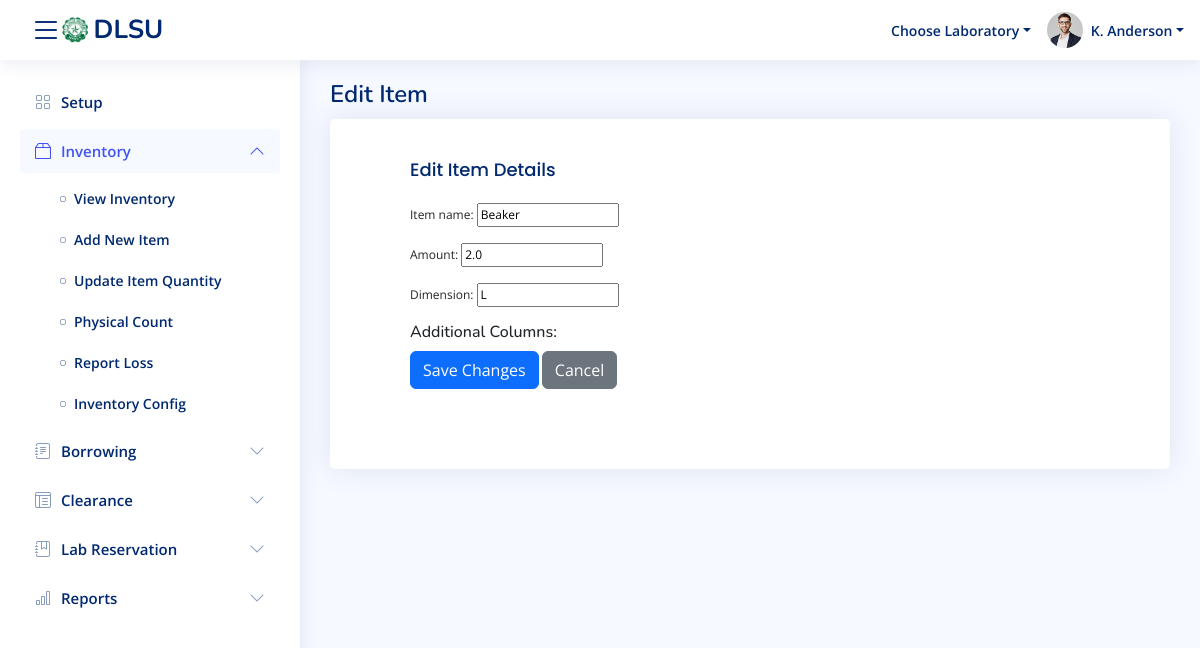
The app's page /superuser/inventory/item/edit/1/, older data.
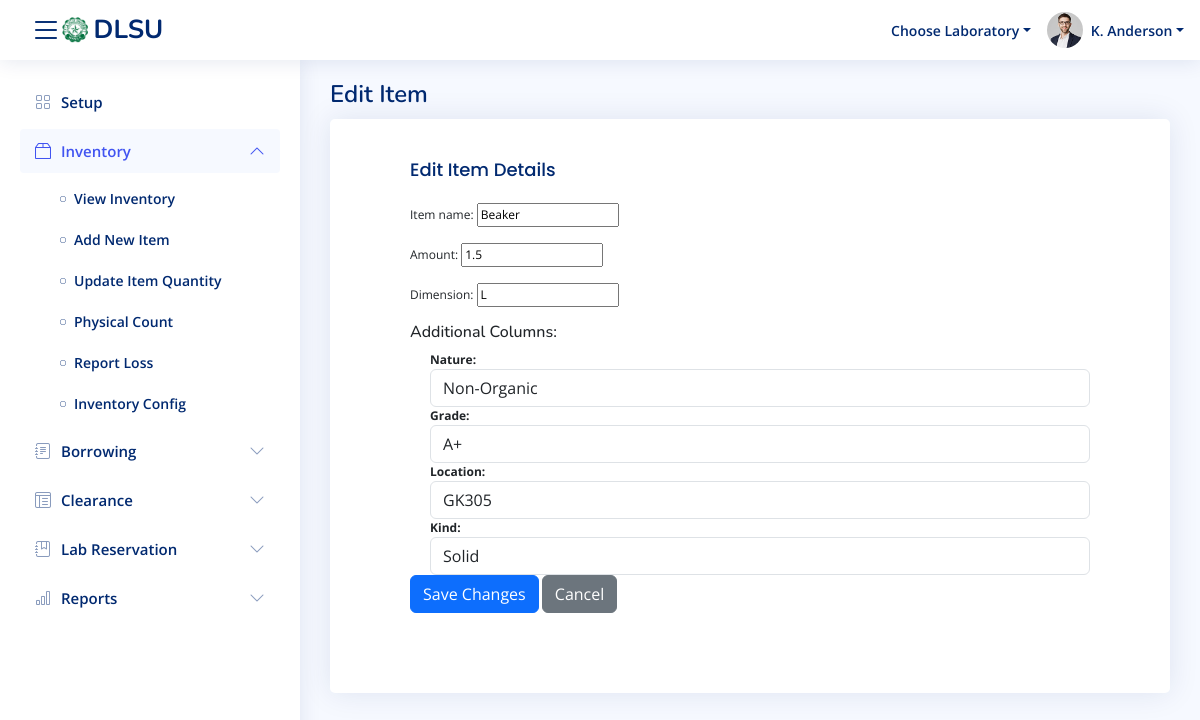
The same page, newer data.
### core/models.py (models this page shows, shortened)
class item_description(models.Model):
    item_id = models.AutoField(primary_key=True)
    laboratory = models.ForeignKey('Laboratory', on_delete=models.CASCADE, null=True, blank=True)
    item_name = models.CharField(max_length=45, null=True, blank=True)
    itemType = models.ForeignKey('item_types', on_delete=models.SET_NULL, null=True, blank=True)
    amount = models.FloatField(null=True, blank=True)
    dimension = models.CharField(max_length=10, null=True, blank=True)
    qty = models.IntegerField()
    alert_qty = models.IntegerField()
    add_cols = models.CharField(max_length=45, null=True, blank=True)
    disabled = models.BooleanField(default=False)  # New field to mark as disabled

### core/views.py (the view)
# urls.py: path('inventory/item/edit/<int:item_id>/', views.inventory_itemEdit_view, name='inventory_itemEdit_view'),
def inventory_itemEdit_view(request, item_id):
    item = get_object_or_404(item_description, item_id=item_id)
    add_cols_data = json.loads(item.add_cols) if item.add_cols else {}
    if request.method == 'POST':
        form = ItemEditForm(request.POST, instance=item)
        if form.is_valid():
            form.save()
            for label in add_cols_data.keys():
                add_cols_data[label] = request.POST.get(label, '')  # Get the updated value or set to empty
            item.add_cols = json.dumps(add_cols_data)
            item.save()
            return redirect('inventory_itemDetails_view', item_id=item_id)  # Redirect to item details after saving
    else:
        form = ItemEditForm(instance=item)
    return render(request, 'mod_inventory/inventory_itemEdit.html', {
        'form': form,
        'item': item,
        'add_cols_data': add_cols_data,  # Pass the add_cols_data to the template
    })

### core/views.py
class ItemEditForm(forms.ModelForm):
    class Meta:
        model = item_description
        fields = ['item_name', 'amount', 'dimension']

### core/context_processors.py (called while the page is built)
def labs_context(request):
    return {
        'laboratories': laboratory.objects.filter(is_available=True),
        'selected_lab_name': request.session.get('selected_lab_name')
    }

### core/templates/mod_inventory/inventory_itemEdit.html (shortened to what this page needs)
{% extends 'temp_navbar.html' %}
{% block content %}
<div class="pagetitle">
    <h1>Edit Item</h1>
</div>
<section class="section">
    <div class="row">
        <div class="col-lg-12">
            <div class="card">
                <div class="card-body">
                    <h5 class="card-title">Edit Item Details</h5>
                    <form method="POST">
                        {{ form.as_p }}
                        <h6>Additional Columns:</h6>
                        <div class="additional-columns">
                            {% for label, value in add_cols_data.items %}
                                <div style="padding-left: 20px;">
                                    <strong>{{ label }}:</strong>
                                    <input type="text" name="{{ label }}" value="{{ value }}" class="form-control">
                                </div>
                            {% endfor %}
                        </div>
                        <button type="submit" class="btn btn-primary">Save Changes</button>
                        <a href="{% url 'inventory_itemDetails_view' item.item_id %}" class="btn btn-secondary">Cancel</a>
                    </form>
                </div>
            </div>
        </div>
    </div>
</section>
{% endblock %}

Row changes from the older to the newer data that the page shows:
changed item_description "Beaker": amount "2.0" → "1.5"
Text that changed along with them:
new list line: "Nature : Non-Organic"
new list line: "Grade : A+"
new list line: "Location : GK305"
new list line: "Kind : Solid"
